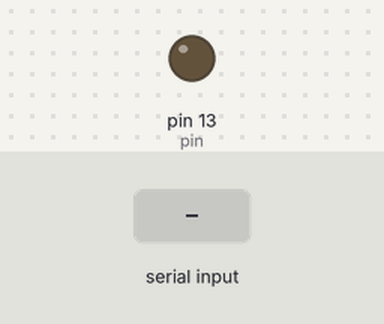
A sketch run on a simulated Arduino Uno, built with avr-gcc and run on an emulated ATmega328P. On the bench: output pins drawn as LEDs (lit = HIGH). The test bench sets the inputs (shaded band). What the sketch prints to the serial monitor is not drawn.

Above: at 1.2 s.
1.3 s: "90,45\n" received over Serial
At 2.7 s:
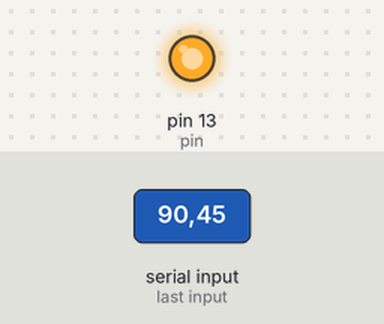
Timing chart, 0 to 4.3 s (numbered marks = the images above; inputs shaded):
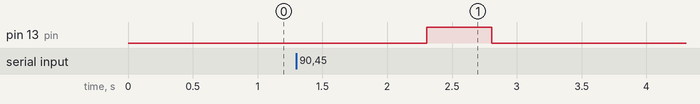

The sketch:

hello_world2.ino
```cpp
// hello_world2.ino
const int pin = 13; // also the SMD Led on the Arduino
boolean isMessage = false;
byte input = 0;

void setup()
{
  // Set pin 13 to output mode
  pinMode(pin, OUTPUT);
  Serial.begin(9600);
}

void loop()
{
  if (isMessage)
  {
    switch (input)
    {
      case 1: // Turn led on
        digitalWrite(pin, HIGH);
        break; // Do not forget!!
      case 2: // Turn led off
        digitalWrite(pin, LOW);
        break;
      default:
        digitalWrite(pin, HIGH);
        delay(500);
        digitalWrite(pin, LOW);
        delay(500);
        break;
    }
    isMessage = false;
    Serial.print("Receive: ");
    Serial.println(input);
  }
}

void serialEvent()
{
  // is something in the buffer
  while (Serial.available())
  {
    // get the new byte:
    //input = Serial.read(); Convert to character
    input = Serial.parseInt();
    isMessage = true;
  }
}
```

Measured:
- after the input at 1.3 s, pin 13 (pin): LOW → HIGH after 1.0 s, → LOW 0.50 s later
